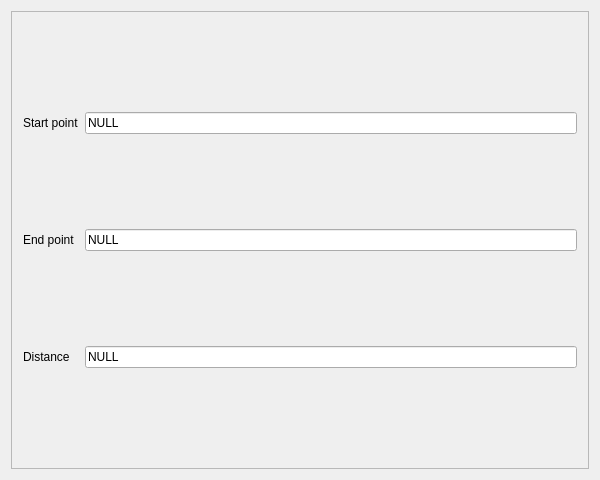
<?xml version="1.0" encoding="UTF-8"?>
<ui version="4.0" stdsetdef="1">
  <author></author>
  <comment></comment>
  <exportmacro></exportmacro>
  <class>bsMeasureWidget</class>
  <widget class="QWidget" name="bsMeasureWidget">
    <property name="geometry">
      <rect>
        <x>0</x>
        <y>0</y>
        <width>600</width>
        <height>480</height>
      </rect>
    </property>
    <property name="windowTitle">
      <string>Measure Tool</string>
    </property>
    <layout class="QGridLayout">
      <property name="margin">
        <number>11</number>
      </property>
      <property name="spacing">
        <number>6</number>
      </property>
      <item row="0" column="0">
        <widget class="QFrame" name="Frame3">
          <property name="frameShadow">
            <enum>QFrame::Raised</enum>
          </property>
          <property name="frameShape">
            <enum>QFrame::StyledPanel</enum>
          </property>
          <layout class="QGridLayout">
            <property name="margin">
              <number>11</number>
            </property>
            <property name="spacing">
              <number>6</number>
            </property>
            <item row="0" column="0">
              <widget class="QLabel" name="m_label_01">
                <property name="text">
                  <string>Start point</string>
                </property>
                <property name="wordWrap">
                  <bool>false</bool>
                </property>
              </widget>
            </item>
            <item row="0" column="1">
              <widget class="QLineEdit" name="m_start_point">
                <property name="focusPolicy">
                  <enum>Qt::NoFocus</enum>
                </property>
                <property name="text">
                  <string>NULL</string>
                </property>
                <property name="enabled">
                  <bool>true</bool>
                </property>
              </widget>
            </item>
            <item row="1" column="1">
              <widget class="QLineEdit" name="m_end_point">
                <property name="focusPolicy">
                  <enum>Qt::NoFocus</enum>
                </property>
                <property name="text">
                  <string>NULL</string>
                </property>
              </widget>
            </item>
            <item row="1" column="0">
              <widget class="QLabel" name="m_label_02">
                <property name="text">
                  <string>End point</string>
                </property>
                <property name="wordWrap">
                  <bool>false</bool>
                </property>
              </widget>
            </item>
            <item row="2" column="0">
              <widget class="QLabel" name="m_label_03">
                <property name="text">
                  <string>Distance</string>
                </property>
                <property name="wordWrap">
                  <bool>false</bool>
                </property>
              </widget>
            </item>
            <item row="2" column="1">
              <widget class="QLineEdit" name="m_distance">
                <property name="focusPolicy">
                  <enum>Qt::NoFocus</enum>
                </property>
                <property name="text">
                  <string>NULL</string>
                </property>
              </widget>
            </item>
          </layout>
        </widget>
      </item>
    </layout>
  </widget>
  <pixmapfunction>qPixmapFromMimeSource</pixmapfunction>
</ui>
